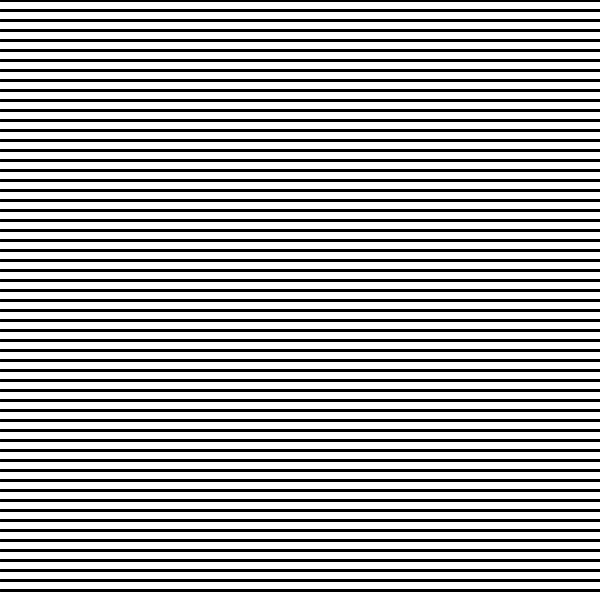
Frame 1 (no input)
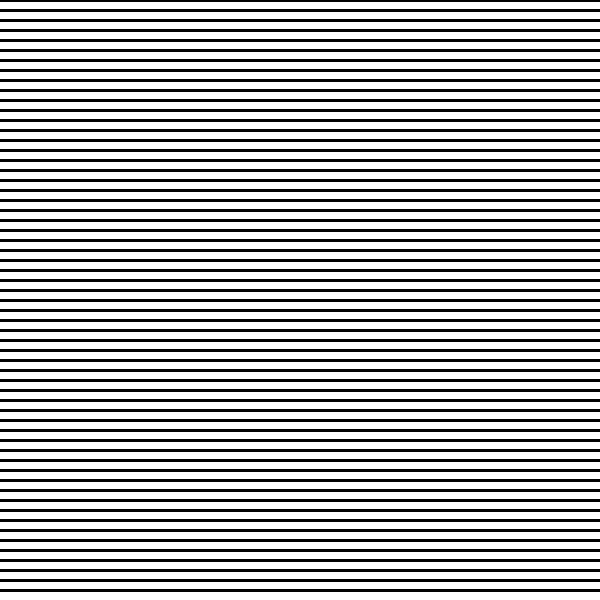
Frame 60 (the mouse pressed at the canvas centre just before this capture)
Frame 120 (the mouse held since frame 60 and released just before this capture): identical to frame 60, image omitted

The Processing sketch that drew these frames (run headless with seeded random() and noise(); from frame 60 on, the mouse is pressed at the canvas centre):

// Processing sketch: horizontals
// ── horizontals.pde
void setup(){
  size(600,600);
  strokeWeight(3);
  background(255);
}

void draw(){
  for(int i=0; i<height; i+=10){
    line(0, i, width, i); 
  }
}
